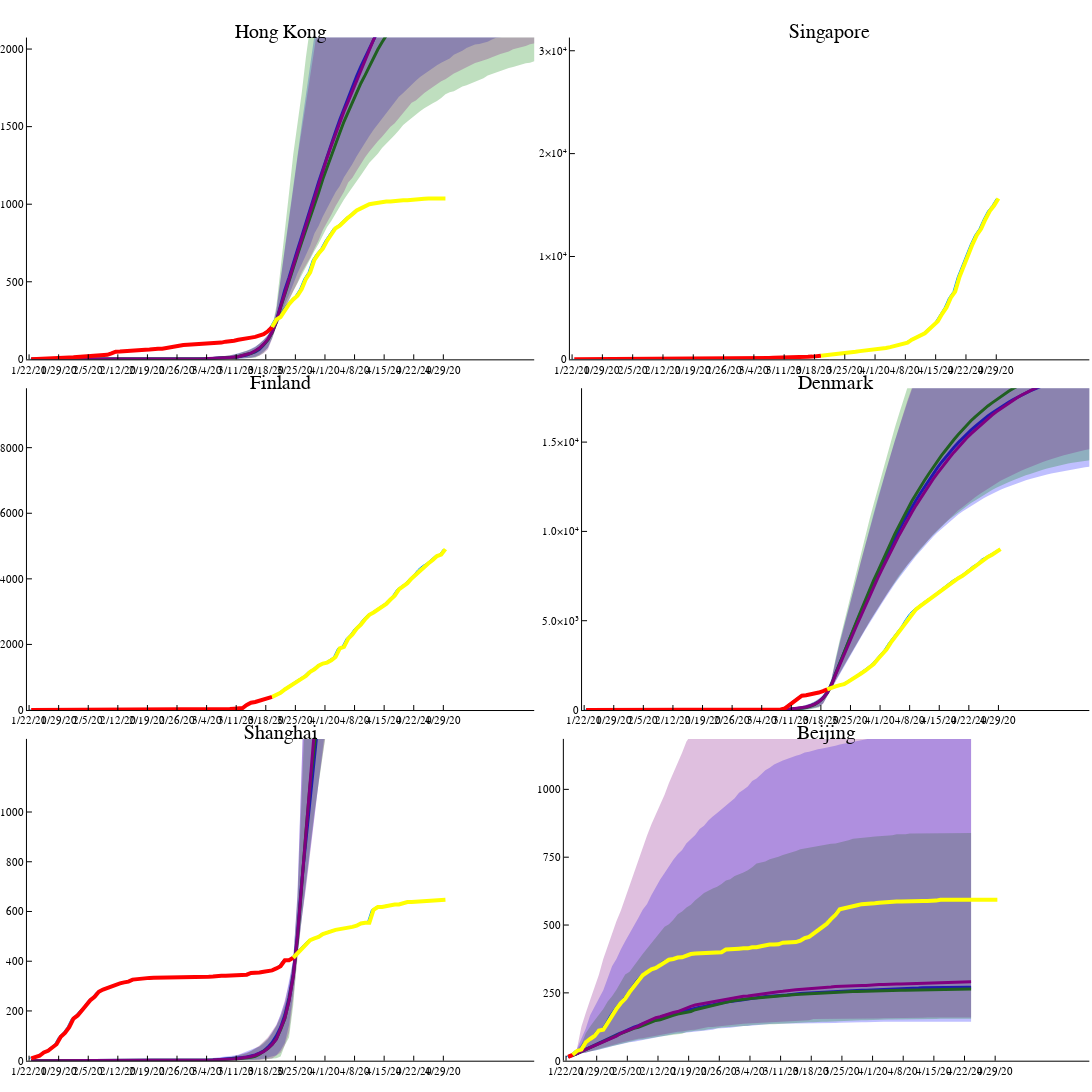

The cell this chart's notebook holds for it:
### Code cell
plot(plt[1],plt[2],plt[3],plt[4],plt[5],plt[6],layout=(3,2),size=(1600,1400))
